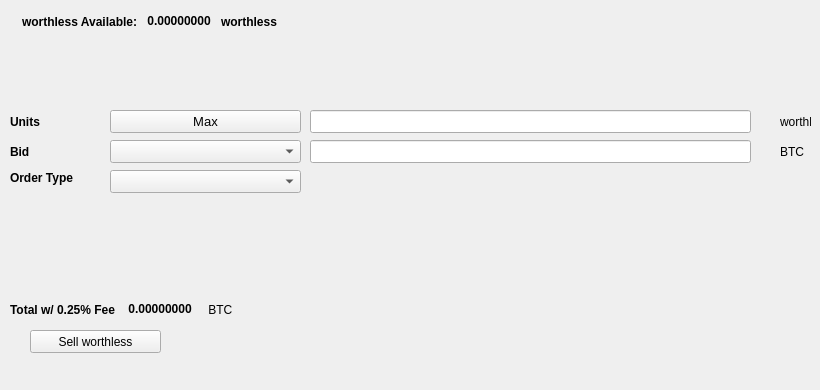
   <widget class="QWidget" name="SellTab">
    <attribute name="title">
     <string>Sell</string>
    </attribute>
    <widget class="QLabel" name="label_16">
     <property name="geometry">
      <rect>
       <x>780</x>
       <y>140</y>
       <width>31</width>
       <height>23</height>
      </rect>
     </property>
     <property name="text">
      <string>BTC</string>
     </property>
    </widget>
    <widget class="QComboBox" name="SellBidcomboBox">
     <property name="geometry">
      <rect>
       <x>110</x>
       <y>140</y>
       <width>191</width>
       <height>23</height>
      </rect>
     </property>
     <property name="font">
      <font>
       <pointsize>10</pointsize>
      </font>
     </property>
    </widget>
    <widget class="QLabel" name="label_18">
     <property name="geometry">
      <rect>
       <x>10</x>
       <y>110</y>
       <width>46</width>
       <height>23</height>
      </rect>
     </property>
     <property name="font">
      <font>
       <weight>75</weight>
       <bold>true</bold>
      </font>
     </property>
     <property name="text">
      <string>Units</string>
     </property>
    </widget>
    <widget class="QPushButton" name="Sell_Max_Amount">
     <property name="geometry">
      <rect>
       <x>110</x>
       <y>110</y>
       <width>191</width>
       <height>23</height>
      </rect>
     </property>
     <property name="font">
      <font>
       <pointsize>10</pointsize>
      </font>
     </property>
     <property name="text">
      <string>Max</string>
     </property>
    </widget>
    <widget class="QLabel" name="label_20">
     <property name="geometry">
      <rect>
       <x>10</x>
       <y>170</y>
       <width>91</width>
       <height>16</height>
      </rect>
     </property>
     <property name="font">
      <font>
       <weight>75</weight>
       <bold>true</bold>
      </font>
     </property>
     <property name="text">
      <string>Order Type</string>
     </property>
    </widget>
    <widget class="QComboBox" name="SellOrdertypeCombo">
     <property name="geometry">
      <rect>
       <x>110</x>
       <y>170</y>
       <width>191</width>
       <height>23</height>
      </rect>
     </property>
     <property name="font">
      <font>
       <pointsize>10</pointsize>
      </font>
     </property>
    </widget>
    <widget class="QLabel" name="label_21">
     <property name="geometry">
      <rect>
       <x>10</x>
       <y>140</y>
       <width>46</width>
       <height>23</height>
      </rect>
     </property>
     <property name="font">
      <font>
       <weight>75</weight>
       <bold>true</bold>
      </font>
     </property>
     <property name="text">
      <string>Bid</string>
     </property>
    </widget>
    <widget class="QLabel" name="label_22">
     <property name="geometry">
      <rect>
       <x>780</x>
       <y>110</y>
       <width>31</width>
       <height>23</height>
      </rect>
     </property>
     <property name="text">
      <string>worthless</string>
     </property>
    </widget>
    <widget class="QLineEdit" name="UnitsInputECA">
     <property name="geometry">
      <rect>
       <x>310</x>
       <y>110</y>
       <width>441</width>
       <height>23</height>
      </rect>
     </property>
     <property name="font">
      <font>
       <pointsize>9</pointsize>
       <weight>75</weight>
       <bold>true</bold>
      </font>
     </property>
    </widget>
    <widget class="QLineEdit" name="SellBidPriceEdit">
     <property name="geometry">
      <rect>
       <x>310</x>
       <y>140</y>
       <width>441</width>
       <height>23</height>
      </rect>
     </property>
     <property name="font">
      <font>
       <pointsize>9</pointsize>
       <weight>75</weight>
       <bold>true</bold>
      </font>
     </property>
    </widget>
    <widget class="QPushButton" name="SellECABTN">
     <property name="geometry">
      <rect>
       <x>30</x>
       <y>330</y>
       <width>131</width>
       <height>23</height>
      </rect>
     </property>
     <property name="text">
      <string>Sell worthless</string>
     </property>
     <property name="icon">
      <iconset resource="../worthless">
       <normaloff>:/icons/bitcoin</normaloff>:/icons/bitcoin</iconset>
     </property>
    </widget>
    <widget class="QWidget" name="layoutWidget3">
     <property name="geometry">
      <rect>
       <x>22</x>
       <y>12</y>
       <width>258</width>
       <height>19</height>
      </rect>
     </property>
     <layout class="QHBoxLayout" name="horizontalLayout">
      <item>
       <widget class="QLabel" name="label232_2">
        <property name="font">
         <font>
          <weight>75</weight>
          <bold>true</bold>
         </font>
        </property>
        <property name="text">
         <string>worthless Available:</string>
        </property>
       </widget>
      </item>
      <item>
       <widget class="QLabel" name="ECAAvailableLabel">
        <property name="palette">
         <palette>
          <active>
           <colorrole role="WindowText">
            <brush brushstyle="SolidPattern">
             <color alpha="255">
              <red>0</red>
              <green>0</green>
              <blue>0</blue>
             </color>
            </brush>
           </colorrole>
           <colorrole role="Button">
            <brush brushstyle="SolidPattern">
             <color alpha="255">
              <red>0</red>
              <green>170</green>
              <blue>0</blue>
             </color>
            </brush>
           </colorrole>
           <colorrole role="Light">
            <brush brushstyle="SolidPattern">
             <color alpha="255">
              <red>0</red>
              <green>255</green>
              <blue>0</blue>
             </color>
            </brush>
           </colorrole>
           <colorrole role="Midlight">
            <brush brushstyle="SolidPattern">
             <color alpha="255">
              <red>0</red>
              <green>212</green>
              <blue>0</blue>
             </color>
            </brush>
           </colorrole>
           <colorrole role="Dark">
            <brush brushstyle="SolidPattern">
             <color alpha="255">
              <red>0</red>
              <green>85</green>
              <blue>0</blue>
             </color>
            </brush>
           </colorrole>
           <colorrole role="Mid">
            <brush brushstyle="SolidPattern">
             <color alpha="255">
              <red>0</red>
              <green>113</green>
              <blue>0</blue>
             </color>
            </brush>
           </colorrole>
           <colorrole role="Text">
            <brush brushstyle="SolidPattern">
             <color alpha="255">
              <red>0</red>
              <green>170</green>
              <blue>0</blue>
             </color>
            </brush>
           </colorrole>
           <colorrole role="BrightText">
            <brush brushstyle="SolidPattern">
             <color alpha="255">
              <red>255</red>
              <green>255</green>
              <blue>255</blue>
             </color>
            </brush>
           </colorrole>
           <colorrole role="ButtonText">
            <brush brushstyle="SolidPattern">
             <color alpha="255">
              <red>0</red>
              <green>0</green>
              <blue>0</blue>
             </color>
            </brush>
           </colorrole>
           <colorrole role="Base">
            <brush brushstyle="SolidPattern">
             <color alpha="255">
              <red>255</red>
              <green>255</green>
              <blue>255</blue>
             </color>
            </brush>
           </colorrole>
           <colorrole role="Window">
            <brush brushstyle="SolidPattern">
             <color alpha="255">
              <red>0</red>
              <green>170</green>
              <blue>0</blue>
             </color>
            </brush>
           </colorrole>
           <colorrole role="Shadow">
            <brush brushstyle="SolidPattern">
             <color alpha="255">
              <red>0</red>
              <green>0</green>
              <blue>0</blue>
             </color>
            </brush>
           </colorrole>
           <colorrole role="AlternateBase">
            <brush brushstyle="SolidPattern">
             <color alpha="255">
              <red>127</red>
              <green>212</green>
              <blue>127</blue>
             </color>
            </brush>
           </colorrole>
           <colorrole role="ToolTipBase">
            <brush brushstyle="SolidPattern">
             <color alpha="255">
              <red>255</red>
              <green>255</green>
              <blue>220</blue>
             </color>
            </brush>
           </colorrole>
           <colorrole role="ToolTipText">
            <brush brushstyle="SolidPattern">
             <color alpha="255">
              <red>0</red>
              <green>0</green>
              <blue>0</blue>
             </color>
            </brush>
           </colorrole>
          </active>
          <inactive>
           <colorrole role="WindowText">
            <brush brushstyle="SolidPattern">
             <color alpha="255">
              <red>0</red>
              <green>0</green>
              <blue>0</blue>
             </color>
            </brush>
           </colorrole>
           <colorrole role="Button">
            <brush brushstyle="SolidPattern">
             <color alpha="255">
              <red>0</red>
              <green>170</green>
              <blue>0</blue>
             </color>
            </brush>
           </colorrole>
           <colorrole role="Light">
            <brush brushstyle="SolidPattern">
             <color alpha="255">
              <red>0</red>
              <green>255</green>
              <blue>0</blue>
             </color>
            </brush>
           </colorrole>
           <colorrole role="Midlight">
            <brush brushstyle="SolidPattern">
             <color alpha="255">
              <red>0</red>
              <green>212</green>
              <blue>0</blue>
             </color>
            </brush>
           </colorrole>
           <colorrole role="Dark">
            <brush brushstyle="SolidPattern">
             <color alpha="255">
              <red>0</red>
              <green>85</green>
              <blue>0</blue>
             </color>
            </brush>
           </colorrole>
           <colorrole role="Mid">
            <brush brushstyle="SolidPattern">
             <color alpha="255">
              <red>0</red>
              <green>113</green>
              <blue>0</blue>
             </color>
            </brush>
           </colorrole>
           <colorrole role="Text">
            <brush brushstyle="SolidPattern">
             <color alpha="255">
              <red>0</red>
              <green>170</green>
              <blue>0</blue>
             </color>
            </brush>
           </colorrole>
           <colorrole role="BrightText">
            <brush brushstyle="SolidPattern">
             <color alpha="255">
              <red>255</red>
              <green>255</green>
              <blue>255</blue>
             </color>
            </brush>
           </colorrole>
           <colorrole role="ButtonText">
            <brush brushstyle="SolidPattern">
             <color alpha="255">
              <red>0</red>
              <green>0</green>
              <blue>0</blue>
             </color>
            </brush>
           </colorrole>
           <colorrole role="Base">
            <brush brushstyle="SolidPattern">
             <color alpha="255">
              <red>255</red>
              <green>255</green>
              <blue>255</blue>
             </color>
            </brush>
           </colorrole>
           <colorrole role="Window">
            <brush brushstyle="SolidPattern">
             <color alpha="255">
              <red>0</red>
              <green>170</green>
              <blue>0</blue>
             </color>
            </brush>
           </colorrole>
           <colorrole role="Shadow">
            <brush brushstyle="SolidPattern">
             <color alpha="255">
              <red>0</red>
              <green>0</green>
              <blue>0</blue>
             </color>
            </brush>
           </colorrole>
           <colorrole role="AlternateBase">
            <brush brushstyle="SolidPattern">
             <color alpha="255">
              <red>127</red>
              <green>212</green>
              <blue>127</blue>
             </color>
            </brush>
           </colorrole>
           <colorrole role="ToolTipBase">
            <brush brushstyle="SolidPattern">
             <color alpha="255">
              <red>255</red>
              <green>255</green>
              <blue>220</blue>
             </color>
            </brush>
           </colorrole>
           <colorrole role="ToolTipText">
            <brush brushstyle="SolidPattern">
             <color alpha="255">
              <red>0</red>
              <green>0</green>
              <blue>0</blue>
             </color>
            </brush>
           </colorrole>
          </inactive>
          <disabled>
           <colorrole role="WindowText">
            <brush brushstyle="SolidPattern">
             <color alpha="255">
              <red>0</red>
              <green>85</green>
              <blue>0</blue>
             </color>
            </brush>
           </colorrole>
           <colorrole role="Button">
            <brush brushstyle="SolidPattern">
             <color alpha="255">
              <red>0</red>
              <green>170</green>
              <blue>0</blue>
             </color>
            </brush>
           </colorrole>
           <colorrole role="Light">
            <brush brushstyle="SolidPattern">
             <color alpha="255">
              <red>0</red>
              <green>255</green>
              <blue>0</blue>
             </color>
            </brush>
           </colorrole>
           <colorrole role="Midlight">
            <brush brushstyle="SolidPattern">
             <color alpha="255">
              <red>0</red>
              <green>212</green>
              <blue>0</blue>
             </color>
            </brush>
           </colorrole>
           <colorrole role="Dark">
            <brush brushstyle="SolidPattern">
             <color alpha="255">
              <red>0</red>
              <green>85</green>
              <blue>0</blue>
             </color>
            </brush>
           </colorrole>
           <colorrole role="Mid">
            <brush brushstyle="SolidPattern">
             <color alpha="255">
              <red>0</red>
              <green>113</green>
              <blue>0</blue>
             </color>
            </brush>
           </colorrole>
           <colorrole role="Text">
            <brush brushstyle="SolidPattern">
             <color alpha="255">
              <red>0</red>
              <green>85</green>
              <blue>0</blue>
             </color>
            </brush>
           </colorrole>
           <colorrole role="BrightText">
            <brush brushstyle="SolidPattern">
             <color alpha="255">
              <red>255</red>
              <green>255</green>
              <blue>255</blue>
             </color>
            </brush>
           </colorrole>
           <colorrole role="ButtonText">
            <brush brushstyle="SolidPattern">
             <color alpha="255">
              <red>0</red>
              <green>85</green>
              <blue>0</blue>
             </color>
            </brush>
           </colorrole>
           <colorrole role="Base">
            <brush brushstyle="SolidPattern">
             <color alpha="255">
              <red>0</red>
              <green>170</green>
              <blue>0</blue>
             </color>
            </brush>
           </colorrole>
           <colorrole role="Window">
            <brush brushstyle="SolidPattern">
             <color alpha="255">
              <red>0</red>
              <green>170</green>
              <blue>0</blue>
             </color>
            </brush>
           </colorrole>
           <colorrole role="Shadow">
            <brush brushstyle="SolidPattern">
             <color alpha="255">
              <red>0</red>
              <green>0</green>
              <blue>0</blue>
             </color>
            </brush>
           </colorrole>
           <colorrole role="AlternateBase">
            <brush brushstyle="SolidPattern">
             <color alpha="255">
              <red>0</red>
              <green>170</green>
              <blue>0</blue>
             </color>
            </brush>
           </colorrole>
           <colorrole role="ToolTipBase">
            <brush brushstyle="SolidPattern">
             <color alpha="255">
              <red>255</red>
              <green>255</green>
              <blue>220</blue>
             </color>
            </brush>
           </colorrole>
           <colorrole role="ToolTipText">
            <brush brushstyle="SolidPattern">
             <color alpha="255">
              <red>0</red>
              <green>0</green>
              <blue>0</blue>
             </color>
            </brush>
           </colorrole>
          </disabled>
         </palette>
        </property>
        <property name="font">
         <font>
          <weight>75</weight>
          <bold>true</bold>
         </font>
        </property>
        <property name="text">
         <string> 0.00000000 </string>
        </property>
        <property name="textInteractionFlags">
         <set>Qt::LinksAccessibleByMouse|Qt::TextSelectableByKeyboard|Qt::TextSelectableByMouse</set>
        </property>
       </widget>
      </item>
      <item>
       <widget class="QLabel" name="labelECA">
        <property name="font">
         <font>
          <weight>75</weight>
          <bold>true</bold>
         </font>
        </property>
        <property name="text">
         <string>worthless</string>
        </property>
       </widget>
      </item>
     </layout>
    </widget>
    <widget class="QWidget" name="layoutWidget">
     <property name="geometry">
      <rect>
       <x>10</x>
       <y>300</y>
       <width>268</width>
       <height>19</height>
      </rect>
     </property>
     <layout class="QHBoxLayout" name="horizontalLayout_2">
      <item>
       <widget class="QLabel" name="label_19">
        <property name="font">
         <font>
          <weight>75</weight>
          <bold>true</bold>
         </font>
        </property>
        <property name="text">
         <string>Total w/ 0.25% Fee </string>
        </property>
       </widget>
      </item>
      <item>
       <widget class="QLabel" name="SellCostLabel">
        <property name="palette">
         <palette>
          <active>
           <colorrole role="WindowText">
            <brush brushstyle="SolidPattern">
             <color alpha="255">
              <red>0</red>
              <green>0</green>
              <blue>0</blue>
             </color>
            </brush>
           </colorrole>
           <colorrole role="Button">
            <brush brushstyle="SolidPattern">
             <color alpha="255">
              <red>0</red>
              <green>170</green>
              <blue>0</blue>
             </color>
            </brush>
           </colorrole>
           <colorrole role="Light">
            <brush brushstyle="SolidPattern">
             <color alpha="255">
              <red>0</red>
              <green>255</green>
              <blue>0</blue>
             </color>
            </brush>
           </colorrole>
           <colorrole role="Midlight">
            <brush brushstyle="SolidPattern">
             <color alpha="255">
              <red>0</red>
              <green>212</green>
              <blue>0</blue>
             </color>
            </brush>
           </colorrole>
           <colorrole role="Dark">
            <brush brushstyle="SolidPattern">
             <color alpha="255">
              <red>0</red>
              <green>85</green>
              <blue>0</blue>
             </color>
            </brush>
           </colorrole>
           <colorrole role="Mid">
            <brush brushstyle="SolidPattern">
             <color alpha="255">
              <red>0</red>
              <green>113</green>
              <blue>0</blue>
             </color>
            </brush>
           </colorrole>
           <colorrole role="Text">
            <brush brushstyle="SolidPattern">
             <color alpha="255">
              <red>0</red>
              <green>170</green>
              <blue>0</blue>
             </color>
            </brush>
           </colorrole>
           <colorrole role="BrightText">
            <brush brushstyle="SolidPattern">
             <color alpha="255">
              <red>255</red>
              <green>255</green>
              <blue>255</blue>
             </color>
            </brush>
           </colorrole>
           <colorrole role="ButtonText">
            <brush brushstyle="SolidPattern">
             <color alpha="255">
              <red>0</red>
              <green>0</green>
              <blue>0</blue>
             </color>
            </brush>
           </colorrole>
           <colorrole role="Base">
            <brush brushstyle="SolidPattern">
             <color alpha="255">
              <red>255</red>
              <green>255</green>
              <blue>255</blue>
             </color>
            </brush>
           </colorrole>
           <colorrole role="Window">
            <brush brushstyle="SolidPattern">
             <color alpha="255">
              <red>0</red>
              <green>170</green>
              <blue>0</blue>
             </color>
            </brush>
           </colorrole>
           <colorrole role="Shadow">
            <brush brushstyle="SolidPattern">
             <color alpha="255">
              <red>0</red>
              <green>0</green>
              <blue>0</blue>
             </color>
            </brush>
           </colorrole>
           <colorrole role="AlternateBase">
            <brush brushstyle="SolidPattern">
             <color alpha="255">
              <red>127</red>
              <green>212</green>
              <blue>127</blue>
             </color>
            </brush>
           </colorrole>
           <colorrole role="ToolTipBase">
            <brush brushstyle="SolidPattern">
             <color alpha="255">
              <red>255</red>
              <green>255</green>
              <blue>220</blue>
             </color>
            </brush>
           </colorrole>
           <colorrole role="ToolTipText">
            <brush brushstyle="SolidPattern">
             <color alpha="255">
              <red>0</red>
              <green>0</green>
              <blue>0</blue>
             </color>
            </brush>
           </colorrole>
          </active>
          <inactive>
           <colorrole role="WindowText">
            <brush brushstyle="SolidPattern">
             <color alpha="255">
              <red>0</red>
              <green>0</green>
              <blue>0</blue>
             </color>
            </brush>
           </colorrole>
           <colorrole role="Button">
            <brush brushstyle="SolidPattern">
             <color alpha="255">
              <red>0</red>
              <green>170</green>
              <blue>0</blue>
             </color>
            </brush>
           </colorrole>
           <colorrole role="Light">
            <brush brushstyle="SolidPattern">
             <color alpha="255">
              <red>0</red>
              <green>255</green>
              <blue>0</blue>
             </color>
            </brush>
           </colorrole>
           <colorrole role="Midlight">
            <brush brushstyle="SolidPattern">
             <color alpha="255">
              <red>0</red>
              <green>212</green>
              <blue>0</blue>
             </color>
            </brush>
           </colorrole>
           <colorrole role="Dark">
            <brush brushstyle="SolidPattern">
             <color alpha="255">
              <red>0</red>
              <green>85</green>
              <blue>0</blue>
             </color>
            </brush>
           </colorrole>
           <colorrole role="Mid">
            <brush brushstyle="SolidPattern">
             <color alpha="255">
              <red>0</red>
              <green>113</green>
              <blue>0</blue>
             </color>
            </brush>
           </colorrole>
           <colorrole role="Text">
            <brush brushstyle="SolidPattern">
             <color alpha="255">
              <red>0</red>
              <green>170</green>
              <blue>0</blue>
             </color>
            </brush>
           </colorrole>
           <colorrole role="BrightText">
            <brush brushstyle="SolidPattern">
             <color alpha="255">
              <red>255</red>
              <green>255</green>
              <blue>255</blue>
             </color>
            </brush>
           </colorrole>
           <colorrole role="ButtonText">
            <brush brushstyle="SolidPattern">
             <color alpha="255">
              <red>0</red>
              <green>0</green>
              <blue>0</blue>
             </color>
            </brush>
           </colorrole>
           <colorrole role="Base">
            <brush brushstyle="SolidPattern">
             <color alpha="255">
              <red>255</red>
              <green>255</green>
              <blue>255</blue>
             </color>
            </brush>
           </colorrole>
           <colorrole role="Window">
            <brush brushstyle="SolidPattern">
             <color alpha="255">
              <red>0</red>
              <green>170</green>
              <blue>0</blue>
             </color>
            </brush>
           </colorrole>
           <colorrole role="Shadow">
            <brush brushstyle="SolidPattern">
             <color alpha="255">
              <red>0</red>
              <green>0</green>
              <blue>0</blue>
             </color>
            </brush>
           </colorrole>
           <colorrole role="AlternateBase">
            <brush brushstyle="SolidPattern">
             <color alpha="255">
              <red>127</red>
              <green>212</green>
              <blue>127</blue>
             </color>
            </brush>
           </colorrole>
           <colorrole role="ToolTipBase">
            <brush brushstyle="SolidPattern">
             <color alpha="255">
              <red>255</red>
              <green>255</green>
              <blue>220</blue>
             </color>
            </brush>
           </colorrole>
           <colorrole role="ToolTipText">
            <brush brushstyle="SolidPattern">
             <color alpha="255">
              <red>0</red>
              <green>0</green>
              <blue>0</blue>
             </color>
            </brush>
           </colorrole>
          </inactive>
          <disabled>
           <colorrole role="WindowText">
            <brush brushstyle="SolidPattern">
             <color alpha="255">
              <red>0</red>
              <green>85</green>
              <blue>0</blue>
             </color>
            </brush>
           </colorrole>
           <colorrole role="Button">
            <brush brushstyle="SolidPattern">
             <color alpha="255">
              <red>0</red>
              <green>170</green>
              <blue>0</blue>
             </color>
            </brush>
           </colorrole>
           <colorrole role="Light">
            <brush brushstyle="SolidPattern">
             <color alpha="255">
              <red>0</red>
              <green>255</green>
              <blue>0</blue>
             </color>
            </brush>
           </colorrole>
           <colorrole role="Midlight">
            <brush brushstyle="SolidPattern">
             <color alpha="255">
              <red>0</red>
              <green>212</green>
              <blue>0</blue>
             </color>
            </brush>
           </colorrole>
           <colorrole role="Dark">
            <brush brushstyle="SolidPattern">
             <color alpha="255">
              <red>0</red>
              <green>85</green>
              <blue>0</blue>
             </color>
            </brush>
           </colorrole>
           <colorrole role="Mid">
            <brush brushstyle="SolidPattern">
             <color alpha="255">
              <red>0</red>
              <green>113</green>
              <blue>0</blue>
             </color>
            </brush>
           </colorrole>
           <colorrole role="Text">
            <brush brushstyle="SolidPattern">
             <color alpha="255">
              <red>0</red>
              <green>85</green>
              <blue>0</blue>
             </color>
            </brush>
           </colorrole>
           <colorrole role="BrightText">
            <brush brushstyle="SolidPattern">
             <color alpha="255">
              <red>255</red>
              <green>255</green>
              <blue>255</blue>
             </color>
            </brush>
           </colorrole>
           <colorrole role="ButtonText">
            <brush brushstyle="SolidPattern">
             <color alpha="255">
              <red>0</red>
              <green>85</green>
              <blue>0</blue>
             </color>
            </brush>
           </colorrole>
           <colorrole role="Base">
            <brush brushstyle="SolidPattern">
             <color alpha="255">
              <red>0</red>
              <green>170</green>
              <blue>0</blue>
             </color>
            </brush>
           </colorrole>
           <colorrole role="Window">
            <brush brushstyle="SolidPattern">
             <color alpha="255">
              <red>0</red>
              <green>170</green>
              <blue>0</blue>
             </color>
            </brush>
           </colorrole>
           <colorrole role="Shadow">
            <brush brushstyle="SolidPattern">
             <color alpha="255">
              <red>0</red>
              <green>0</green>
              <blue>0</blue>
             </color>
            </brush>
           </colorrole>
           <colorrole role="AlternateBase">
            <brush brushstyle="SolidPattern">
             <color alpha="255">
              <red>0</red>
              <green>170</green>
              <blue>0</blue>
             </color>
            </brush>
           </colorrole>
           <colorrole role="ToolTipBase">
            <brush brushstyle="SolidPattern">
             <color alpha="255">
              <red>255</red>
              <green>255</green>
              <blue>220</blue>
             </color>
            </brush>
           </colorrole>
           <colorrole role="ToolTipText">
            <brush brushstyle="SolidPattern">
             <color alpha="255">
              <red>0</red>
              <green>0</green>
              <blue>0</blue>
             </color>
            </brush>
           </colorrole>
          </disabled>
         </palette>
        </property>
        <property name="font">
         <font>
          <weight>75</weight>
          <bold>true</bold>
         </font>
        </property>
        <property name="autoFillBackground">
         <bool>false</bool>
        </property>
        <property name="text">
         <string> 0.00000000</string>
        </property>
        <property name="textInteractionFlags">
         <set>Qt::LinksAccessibleByMouse|Qt::TextSelectableByMouse</set>
        </property>
       </widget>
      </item>
      <item>
       <widget class="QLabel" name="label_17">
        <property name="font">
         <font>
          <weight>50</weight>
          <bold>false</bold>
         </font>
        </property>
        <property name="text">
         <string> BTC</string>
        </property>
       </widget>
      </item>
     </layout>
    </widget>
    <widget class="QLabel" name="label_23">
     <property name="geometry">
      <rect>
       <x>460</x>
       <y>300</y>
       <width>281</width>
       <height>81</height>
      </rect>
     </property>
     <property name="text">
      <string/>
     </property>
     <property name="pixmap">
      <pixmap>:/images/bittrex</pixmap>
     </property>
    </widget>
   </widget>
